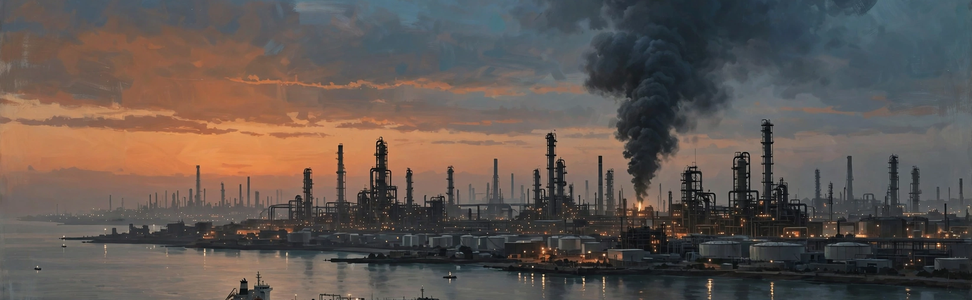
#> input picture hero.png, 972 x 300 px
$ python main.py
#> lines starting #> are read from the running program, lines starting #| are printed output that depends on the picture
#!/usr/bin/env python3
"""Render a 1024x1024 front-page newspaper image for 26 November 2026.

Usage:
    mkdir -p out && MAKEFUN_OUTPUT_DIR=out python3 main.py

Writes entry.png into $MAKEFUN_OUTPUT_DIR (default /output). The drawing is
fully deterministic: fixed palette, fixed fonts, fixed layout, no network,
no clocks, no randomness. If Pillow, the DejaVu fonts, or hero.png is not
available, the script falls back to copying the shipped entry.png
byte-for-byte so the entry still produces a valid image.
"""

import os
import shutil
import sys

REPO_DIR = os.path.dirname(os.path.abspath(__file__))
OUTPUT_DIR = os.environ.get("MAKEFUN_OUTPUT_DIR") or "/output"
OUTPUT_PATH = os.path.join(OUTPUT_DIR, "entry.png")

WIDTH = 1024
HEIGHT = 1024
MARGIN = 26
CONTENT_W = WIDTH - 2 * MARGIN  # 972

PAPER = (247, 242, 231)
INK = (17, 17, 17)
MUTED = (90, 86, 76)
RED = (163, 22, 33)
LEAD_BG = (252, 250, 244)

FONT_DIR = "/usr/share/fonts/truetype/dejavu"

STORIES = [
    ("MIDDLE EAST \u00b7 ENERGY", "Tankers hit by mines in the Strait of Hormuz",
     "Iran says tankers struck naval mines; shipping fears rise."),
    ("MIDDLE EAST \u00b7 GAZA", "Israel strikes Hamas official in Gaza as truce strains",
     "The strike comes as the ceasefire frays and hardship deepens."),
    ("EUROPE \u00b7 WAR", "Ukraine hits Russian oil refineries; Putin vows reply",
     "Kyiv keeps striking Russian energy plants; Moscow vows a reply."),
    ("EUROPE \u00b7 WAR", "Russia's own figures show near 500,000 war dead",
     "Moscow's data points to near half a million lost in the war."),
    ("ASIA \u00b7 INDIA", "India marks 18 years since the 26/11 Mumbai attacks",
     "India also marks Constitution Day, 77 years after adopting it."),
    ("ASIA \u00b7 SPACE", "Pakistan's first astronaut picked for China's station",
     "Muhammad Zeeshan Ali will fly on Shenzhou-24 to Tiangong."),
    ("ASIA \u00b7 ECONOMY", "Bangladesh garment workers win 36% pay rise",
     "Entry-level garment workers' minimum wage rises by a third."),
    ("AMERICAS \u00b7 COLOMBIA", "Police free 20 hostages after 17-hour siege",
     "Officers storm a Cartagena supermarket to end the hostage siege."),
    ("ASIA \u00b7 DISASTER", "Magnitude 5.6 quake hits Nepal near China border",
     "The tremor strikes Koshi Province near the Chinese border."),
    ("SPORT \u00b7 CRICKET", "Sooryavanshi, 15, smashes fastest List A double ton",
     "The teenager hits 204 off 53 balls against the UAE, a world record."),
    ("SPORT \u00b7 CHESS", "Gukesh faces Sindarov at World Chess Championship",
     "India's champion takes on Uzbekistan's Sindarov for the world title."),
    ("ASIA-PACIFIC \u00b7 DIPLOMACY", "Solomon Islands and Australia sign security treaty",
     "The pact deepens defence ties between the Pacific neighbours."),
    ("ASIA \u00b7 KOREA", "North Korea orders Swiss office shut in Pyongyang",
     "Pyongyang tells Bern to close its newly opened diplomatic office."),
    ("AMERICAS \u00b7 TRADE", "US prepares plan for new tariffs on trade partners",
     "Washington readies fresh tariffs on global trading partners."),
    ("ASIA \u00b7 BUSINESS", "Flipkart chief to step down in December",
     "Kalyan Krishnamurthy will leave the Walmart-owned e-commerce group."),
    ("ASIA \u00b7 EDUCATION", "IITs to add 6,000 seats in robotics, AI and space",
     "India's top tech institutes expand in robotics, AI and space tech."),
]

SOURCES_LINE = ("Sources: Rigzone \u00b7 TankerBrief \u00b7 BBC \u00b7 Reuters \u00b7 AP \u00b7 "
                "JagranJosh \u00b7 Observer Voice \u00b7 SelfStudys")


def load_font(name, size):
    from PIL import ImageFont
    return ImageFont.truetype(os.path.join(FONT_DIR, name), size)


def fit_one_line(draw, text, font, max_width):
    """Truncate with an ellipsis so the text fits on one line."""
    if draw.textlength(text, font=font) <= max_width:
        return text
    ellipsis = "\u2026"
    lo, hi = 0, len(text)
    while lo < hi:
        mid = (lo + hi + 1) // 2
        if draw.textlength(text[:mid] + ellipsis, font=font) <= max_width:
            lo = mid
        else:
            hi = mid - 1
    return text[:lo].rstrip() + ellipsis


def wrap_lines(draw, text, font, max_width, max_lines):
    """Greedy word wrap, capped at max_lines (last line gets an ellipsis)."""
    words = text.split()
    lines = []
    current = ""
    for word in words:
        trial = word if not current else current + " " + word
        if draw.textlength(trial, font=font) <= max_width:
            current = trial
        else:
            if current:
                lines.append(current)
            current = word
            if len(lines) == max_lines:
                break
    if len(lines) < max_lines and current:
        lines.append(current)
    if len(lines) > max_lines:
        lines = lines[:max_lines]
    if len(lines) == max_lines and draw.textlength(lines[-1], font=font) > max_width:
        lines[-1] = fit_one_line(draw, lines[-1], font, max_width)
    return lines


def render():
    from PIL import Image, ImageDraw

    img = Image.new("RGB", (WIDTH, HEIGHT), PAPER)
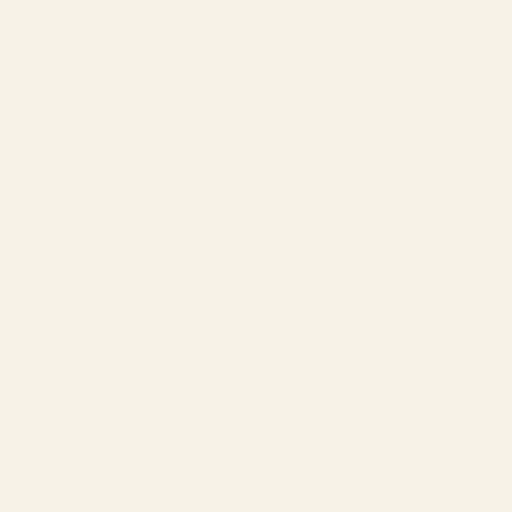
#> img: PIL image 1024x1024 RGB (shown at 1/2 size); mean R, G, B 247, 242, 231
    draw = ImageDraw.Draw(img)

    serif_bold = load_font("DejaVuSerif-Bold.ttf", 46)
    serif = load_font("DejaVuSerif.ttf", 15)
    sans_bold_20 = load_font("DejaVuSans-Bold.ttf", 20)
    sans_bold_15 = load_font("DejaVuSans-Bold.ttf", 15)
    sans_bold_13 = load_font("DejaVuSans-Bold.ttf", 13)
    sans_bold_11 = load_font("DejaVuSans-Bold.ttf", 11)
    sans_15 = load_font("DejaVuSans.ttf", 15)
    sans_13 = load_font("DejaVuSans.ttf", 13)
    serif_bold_26 = load_font("DejaVuSerif-Bold.ttf", 26)
    sans_bold_12 = load_font("DejaVuSans-Bold.ttf", 12)

    # Outer frame.
    draw.rectangle([8, 8, WIDTH - 9, HEIGHT - 9], outline=INK, width=3)

    y = 20
    # Masthead.
    title = "THE WORLD TODAY"
    tw = draw.textlength(title, font=serif_bold)
#> tw = 527.4
    draw.text(((WIDTH - tw) / 2, y), title, font=serif_bold, fill=INK)
    y += 54
    # Thin rule under the masthead.
    draw.line([(MARGIN, y), (WIDTH - MARGIN, y)], fill=INK, width=2)
    y += 8
    # Date line.
    date_line = "Thursday, 26 November 2026"
    dw = draw.textlength(date_line, font=sans_bold_20)
#> dw = 330.2
    draw.text(((WIDTH - dw) / 2, y), date_line, font=sans_bold_20, fill=RED)
    y += 26
    # Daynote.
    daynote = ("Also today: 18th anniversary of the 26/11 Mumbai attacks "
               "\u00b7 Constitution Day in India")
    nw = draw.textlength(daynote, font=serif)
#> nw = 647.6
    draw.text(((WIDTH - nw) / 2, y), daynote, font=serif, fill=MUTED)
    y += 24

    # Hero illustration panel.
    hero = Image.open(os.path.join(REPO_DIR, "hero.png")).convert("RGB")
#> hero is the input picture: PIL image 972x300 RGB; mean R, G, B 97.4, 87.1, 81.4
    if hero.size != (CONTENT_W, 300):
        hero = hero.resize((CONTENT_W, 300))
    img.paste(hero, (MARGIN, y))
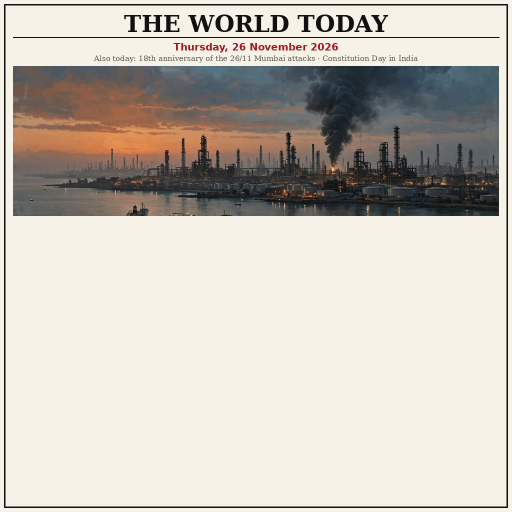
#> img: PIL image 1024x1024 RGB (shown at 1/2 size); mean R, G, B 200.3, 193.6, 184.4
    draw.rectangle([MARGIN, y, MARGIN + CONTENT_W - 1, y + 299],
                   outline=INK, width=2)
    y += 300 + 12

    # Lead box.
    lead_top = y
    lead_h = 94
    draw.rectangle([MARGIN, lead_top, WIDTH - MARGIN - 1, lead_top + lead_h - 1],
                   fill=LEAD_BG, outline=INK, width=2)
    lx = MARGIN + 14
    lw = CONTENT_W - 28
    ly = lead_top + 9
    draw.text((lx, ly), "LEAD \u00b7 MIDDLE EAST \u2014 ENERGY",
              font=sans_bold_12, fill=RED)
    ly += 17
    headline = "Houthis claim strike on Saudi Arabia's biggest refinery"
    headline = fit_one_line(draw, headline, serif_bold_26, lw)
    draw.text((lx, ly), headline, font=serif_bold_26, fill=INK)
    ly += 32
    summary = ("Riyadh says its defences downed four drones over Ras Tanura "
               "and reported no damage; the Houthis claim fires at the "
               "plant. Brent crude jumps.")
    for line in wrap_lines(draw, summary, sans_15, lw, 2):
#> in wrap_lines, `words = text.split()`: words = ['Riyadh', 'says', 'its', 'defences', 'downed', 'four', 'drones', 'over', 'Ras', 'Tanura', 'and', 'reported', 'no', 'damage;', 'the', 'Houthis', 'claim', 'fires', 'at', 'the', 'plant.', 'Brent', 'crude', 'jumps.']
#> in wrap_lines, `current = ""`: current = ''
        draw.text((lx, ly), line, font=sans_15, fill=INK)
        ly += 19
#> this loop made 2 passes
#> after the loop, ly = 540
    y = lead_top + lead_h + 12

    # Story grid: 2 columns x 8 rows.
    gutter = 20
    col_w = (CONTENT_W - gutter) // 2
    grid_top = y
    grid_bottom = HEIGHT - 38  # leave room for the footer line
    row_h = (grid_bottom - grid_top) // 8
    for idx, (tag, headline, summary) in enumerate(STORIES):
        row = idx // 2
        col = idx % 2
        cx = MARGIN + col * (col_w + gutter)
        cy = grid_top + row * row_h
        # Thin divider above each row after the first, placed in the gap
        # below the previous row's summary line so it never crosses text.
        if row > 0:
            draw.line([(MARGIN, cy - 2), (WIDTH - MARGIN, cy - 2)],
                      fill=(200, 195, 182), width=1)
        ty = cy + 1
        draw.text((cx, ty), tag, font=sans_bold_11, fill=RED)
        ty += 14
        headline = fit_one_line(draw, headline, sans_bold_15, col_w)
        draw.text((cx, ty), headline, font=sans_bold_15, fill=INK)
        ty += 18
        summary = fit_one_line(draw, summary, sans_13, col_w)
        draw.text((cx, ty), summary, font=sans_13, fill=MUTED)
#> this loop made 16 passes

    # Footer sources line.
    fy = HEIGHT - 30
    draw.line([(MARGIN, fy - 8), (WIDTH - MARGIN, fy - 8)], fill=INK, width=1)
    sw = draw.textlength(SOURCES_LINE, font=sans_13)
#> sw = 600
    draw.text(((WIDTH - sw) / 2, fy), SOURCES_LINE, font=sans_13, fill=MUTED)

    os.makedirs(OUTPUT_DIR, exist_ok=True)
    img.save(OUTPUT_PATH, format="PNG")
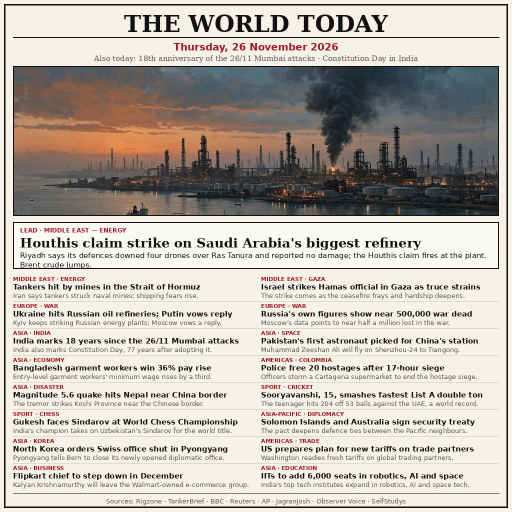
#> saved as entry.png: PIL image 1024x1024 RGB (shown at 1/2 size); mean R, G, B 188.2, 181.1, 172.8
    return OUTPUT_PATH


def fallback_copy():
    """Copy the shipped entry.png byte-for-byte to the output path."""
    shipped = os.path.join(REPO_DIR, "entry.png")
    if not os.path.isfile(shipped):
        raise RuntimeError("fallback entry.png is missing from the repo")
    os.makedirs(OUTPUT_DIR, exist_ok=True)
    shutil.copyfile(shipped, OUTPUT_PATH)
    return OUTPUT_PATH


def main():
    try:
        path = render()
    except Exception:
        # Pillow, fonts, or hero.png unavailable: ship the pre-rendered image.
        path = fallback_copy()
    print("wrote " + path)
    return 0


if __name__ == "__main__":
    sys.exit(main())
#> (the program exits here)
